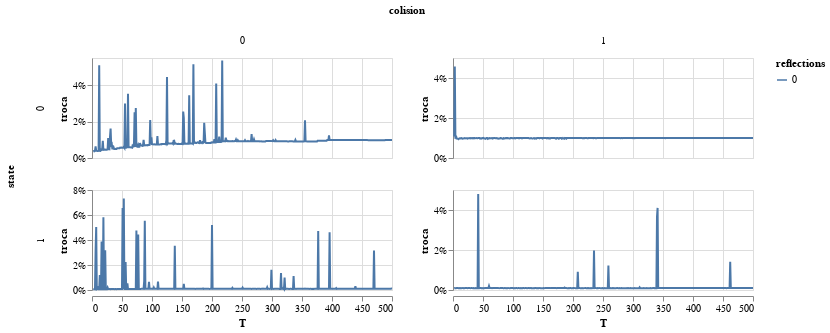

The notebook cell saved with this chart:
### Code cell
alt.Chart(db_mean).mark_line().encode(
    x = 'T',
    y = alt.Y('troca').axis(format = '%'),
    row = 'state:N',
    column = 'colision:N',
    color = 'reflections:N'
).properties(height = 100).resolve_scale(y = 'independent')

### Figure 1 — Vega-Lite specification as saved in the notebook (floating-point values rounded to 4 significant figures; data arrays with more than 128 entries replaced by an {"elided": "..."} marker saying what was removed)
{"config": {"view": {"continuousWidth": 300, "continuousHeight": 300}}, "data": {"name": "data-3e95b1d383a8f3ac5079b86d4eba64ba"}, "mark": {"type": "line"}, "encoding": {"color": {"field": "reflections", "type": "nominal"}, "column": {"field": "colision", "type": "nominal"}, "row": {"field": "state", "type": "nominal"}, "x": {"field": "T", "type": "quantitative"}, "y": {"axis": {"format": "%"}, "field": "troca", "type": "quantitative"}}, "height": 100, "resolve": {"scale": {"y": "independent"}}, "$schema": "https://vega.github.io/schema/vega-lite/v5.17.0.json", "datasets": {"data-3e95b1d383a8f3ac5079b86d4eba64ba": {"elided": "1996 records"}}}
